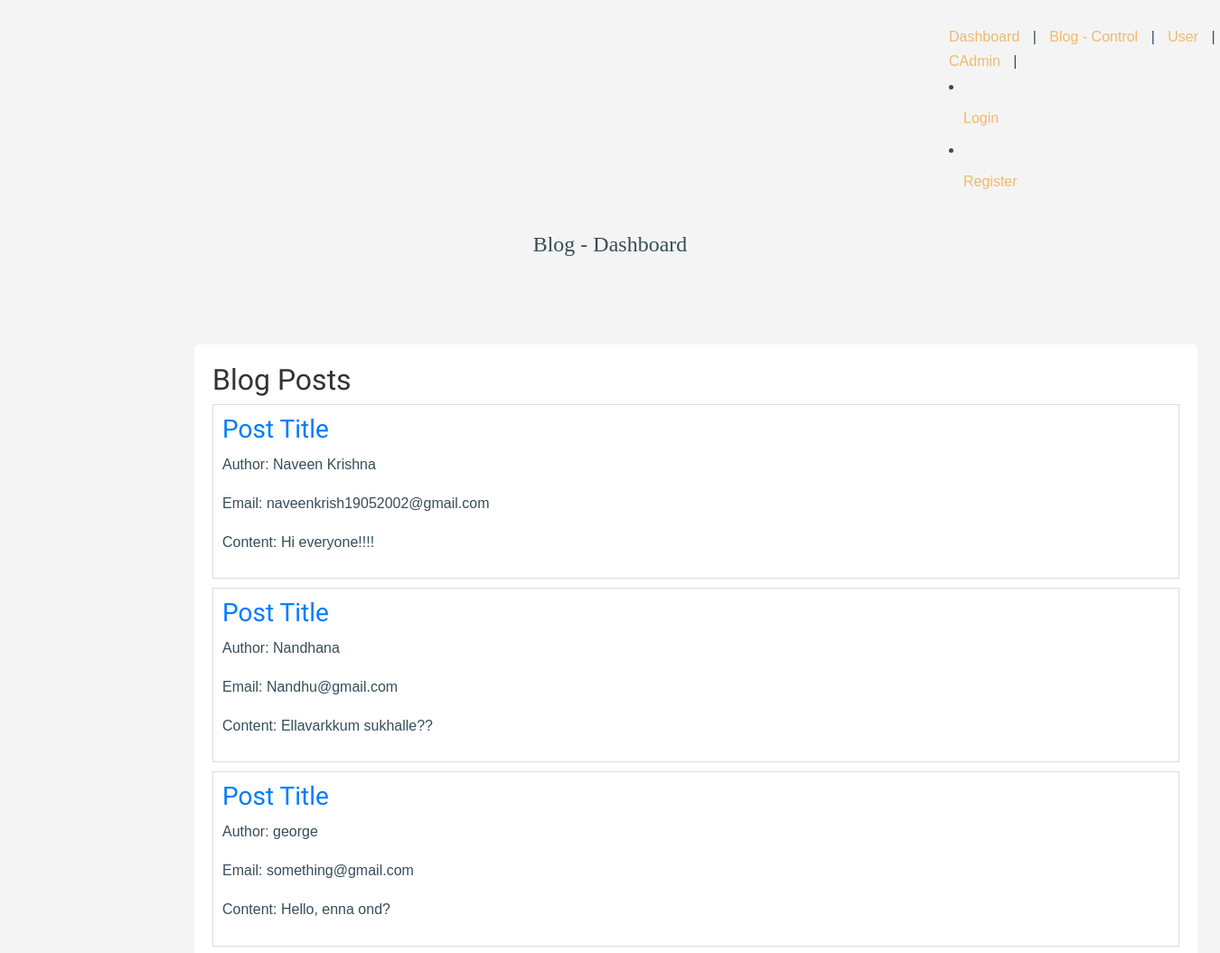
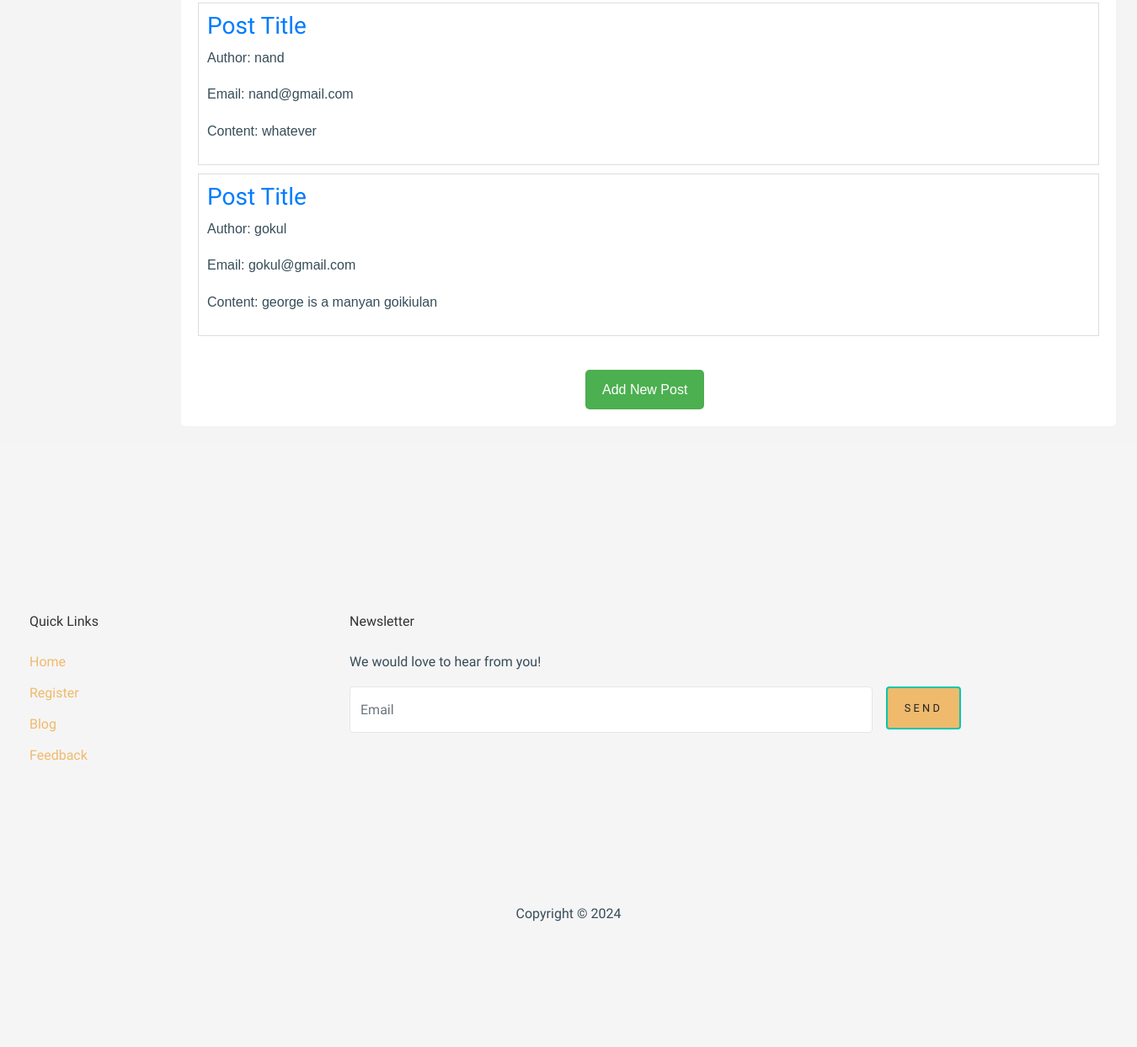
/control, run on the app's committed database (2 pictures, top to bottom).
### users/models.py (models this page shows, shortened)
class blog(models.Model):
    username = models.CharField(blank=False,max_length=50)
    email = models.EmailField(blank=False,max_length=200)
    message = models.TextField(blank=False,max_length=250)

### users/views.py (the view)
# urls.py: path('control', views.control, name="control"),
def control(request):
    Blog = blog.objects.all()
    return render(request, 'admin/control.html', {'blog':Blog})

### templates/admin/control.html (shortened to what this page needs)
{% extends 'bases/userbase.html' %}
{% load static %}
{% block content %}
    <!DOCTYPE html>
    <html lang="en">
    <head>
        <br>
            <nav style="padding-left: 1050px;border-left-width: 50px;">
                    <a href="cadmin" style="padding-right: 10px;">Dashboard</a>       |
                    <a href="control" style="padding-right: 10px; padding-left: 10px;" >Blog - Control</a>      |
                     <a href="user" style="padding-right: 10px; padding-left: 10px;" >User</a>         |
                     <a href="admin" style="padding-right: 10px;">CAdmin</a>          |
                     {% if request.user.is_authenticated %}
                    <a href="user_logout" style="padding-right: 10px;">Logout</a>
                    {% else %}
                    <li><a href="user_login" class="nav-link">Login</a></li>
                    <li><a href="register" class="nav-link">Register</a></li>
                    {% endif  %}
                </nav><br>
            <p style="text-align-last: center; font-family: 'Cambria Math',serif; font-size: x-large">Blog - Dashboard</p>
        <br><br>
    </head>
    <body>
        <div class="container" style="margin-left: 200px;">
            <section class="dashboard-section" >
                <h2>Blog Posts</h2>
                {% for i in blog %}
                <div class="blog-post">
                    <h3><a href="#">Post Title</a></h3>
                    <p>Author: <span>{{ i.username }}</span></p>
                    <p>Email: <span>{{ i.email }}</span></p>
                    <p>Content: {{ i.message }}</p>
                </div>
                {% endfor %}
                <a href="{% url 'form' %}" class="add-post-btn" style="margin-left: 460px;">Add New Post</a>
            </section>
        </div>
    </body>
    </html>
{% endblock content %}

### static/booking/css/style.css (style rules this page uses)
body { font-family: "Lato", Arial, sans-serif; font-weight: 400; font-size: 16px; line-height: 1.7; color: #777; background: #fff; }
a { color: #09C6AB; -webkit-transition: 0.5s; -o-transition: 0.5s; transition: 0.5s; }
p { margin-bottom: 20px; }
h1, h2, h3, h4, h5, h6, figure { color: #000; font-family: "Lato", Arial, sans-serif; font-weight: 400; margin: 0 0 20px 0; }

### static/users/css/style.css (style rules this page uses)
body { line-height: 1.7; color: #364d59 !important; font-weight: 300; font-size: 1rem; font-family: "Work Sans", sans-serif; }
a { -webkit-transition: .3s all ease; -o-transition: .3s all ease; transition: .3s all ease; text-decoration: none; }
h1, h2, h3, h4, h5, .h1, .h2, .h3, .h4, .h5 { color: #000; font-family: "Work Sans", sans-serif; }

### templates/admin/control.html (style rules this page uses)
body { font-family: Arial, sans-serif; background-color: #f4f4f4; margin: 0; padding: 0; }
.container { margin: 20px; }
section { margin-top: 20px; }
.dashboard-section { background-color: #fff; padding: 20px; border-radius: 5px; }
h2 { color: #333; }
.blog-post { border: 1px solid #ddd; padding: 10px; margin-bottom: 10px; }
.blog-post a { text-decoration: none; color: #007bff; }
.add-post-btn { background-color: #4caf50; color: #fff; padding: 10px 20px; text-decoration: none; border-radius: 5px; display: inline-block; margin-top: 30px; }

### data on the page
blog: username "Naveen Krishna", email "naveenkrish19052002@gmail.com", message "Hi everyone!!!!"
blog: username "Nandhana", email "Nandhu@gmail.com", message "Ellavarkkum sukhalle??"
blog: username "george", email "something@gmail.com", message "Hello, enna ond?"
blog: username "nand", email "nand@gmail.com", message "whatever"
blog: username "gokul", email "gokul@gmail.com", message "george is a manyan goikiulan"
